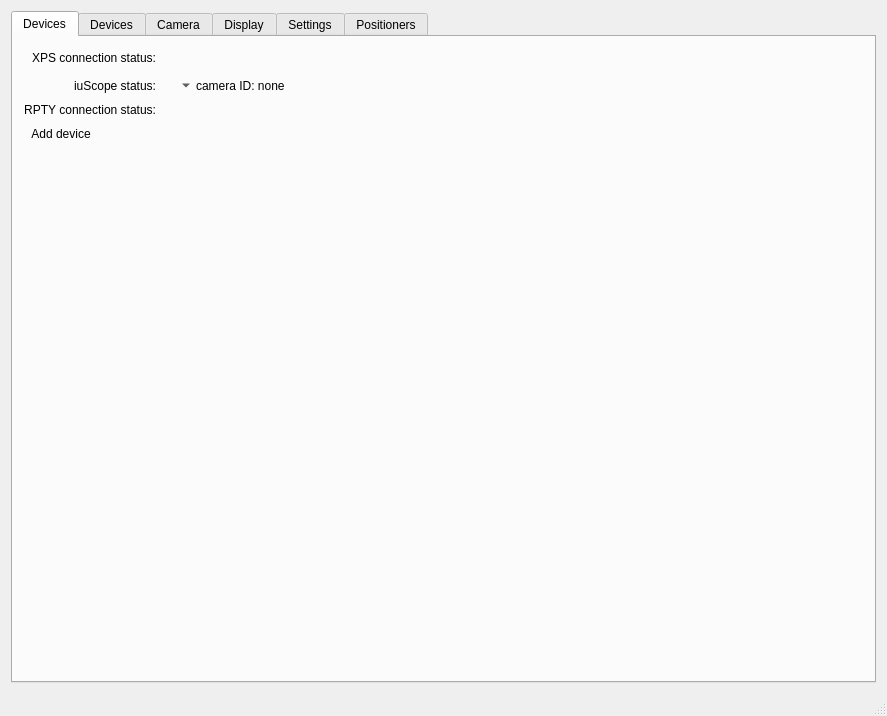
<?xml version="1.0" encoding="UTF-8"?>
<ui version="4.0">
 <class>MainWindow</class>
 <widget class="QMainWindow" name="MainWindow">
  <property name="geometry">
   <rect>
    <x>0</x>
    <y>0</y>
    <width>887</width>
    <height>716</height>
   </rect>
  </property>
  <property name="sizePolicy">
   <sizepolicy hsizetype="Preferred" vsizetype="Preferred">
    <horstretch>0</horstretch>
    <verstretch>0</verstretch>
   </sizepolicy>
  </property>
  <property name="windowTitle">
   <string>MainWindow</string>
  </property>
  <widget class="QWidget" name="centralWidget">
   <property name="enabled">
    <bool>true</bool>
   </property>
   <property name="sizePolicy">
    <sizepolicy hsizetype="Expanding" vsizetype="Expanding">
     <horstretch>0</horstretch>
     <verstretch>0</verstretch>
    </sizepolicy>
   </property>
   <layout class="QVBoxLayout" name="verticalLayout">
    <item>
     <widget class="QTabWidget" name="tabWidget">
      <property name="enabled">
       <bool>true</bool>
      </property>
      <property name="sizePolicy">
       <sizepolicy hsizetype="Expanding" vsizetype="Expanding">
        <horstretch>0</horstretch>
        <verstretch>0</verstretch>
       </sizepolicy>
      </property>
      <property name="font">
       <font>
        <weight>50</weight>
        <bold>false</bold>
       </font>
      </property>
      <property name="autoFillBackground">
       <bool>false</bool>
      </property>
      <property name="tabPosition">
       <enum>QTabWidget::North</enum>
      </property>
      <property name="tabShape">
       <enum>QTabWidget::Rounded</enum>
      </property>
      <property name="currentIndex">
       <number>0</number>
      </property>
      <property name="elideMode">
       <enum>Qt::ElideNone</enum>
      </property>
      <property name="usesScrollButtons">
       <bool>true</bool>
      </property>
      <property name="documentMode">
       <bool>false</bool>
      </property>
      <property name="tabsClosable">
       <bool>false</bool>
      </property>
      <property name="movable">
       <bool>false</bool>
      </property>
      <widget class="QWidget" name="tab_dev_old">
       <property name="contextMenuPolicy">
        <enum>Qt::DefaultContextMenu</enum>
       </property>
       <attribute name="title">
        <string>Devices</string>
       </attribute>
       <layout class="QGridLayout" name="gridLayout_2">
        <item row="2" column="1">
         <widget class="QLabel" name="si_RPTY">
          <property name="maximumSize">
           <size>
            <width>26</width>
            <height>26</height>
           </size>
          </property>
          <property name="text">
           <string/>
          </property>
          <property name="pixmap">
           <pixmap resource="../icons/icon.qrc">:/emblem-nowrite.svg</pixmap>
          </property>
          <property name="scaledContents">
           <bool>true</bool>
          </property>
         </widget>
        </item>
        <item row="1" column="3">
         <layout class="QHBoxLayout" name="horizontalLayout">
          <item>
           <widget class="QToolButton" name="cam1_select">
            <property name="toolTipDuration">
             <number>-1</number>
            </property>
            <property name="inputMethodHints">
             <set>Qt::ImhNone</set>
            </property>
            <property name="text">
             <string>camera ID: none</string>
            </property>
            <property name="popupMode">
             <enum>QToolButton::InstantPopup</enum>
            </property>
            <property name="toolButtonStyle">
             <enum>Qt::ToolButtonTextBesideIcon</enum>
            </property>
            <property name="autoRaise">
             <bool>true</bool>
            </property>
            <property name="arrowType">
             <enum>Qt::DownArrow</enum>
            </property>
           </widget>
          </item>
          <item>
           <spacer name="horizontalSpacer">
            <property name="orientation">
             <enum>Qt::Horizontal</enum>
            </property>
            <property name="sizeHint" stdset="0">
             <size>
              <width>40</width>
              <height>20</height>
             </size>
            </property>
           </spacer>
          </item>
         </layout>
        </item>
        <item row="0" column="3">
         <spacer name="horizontalSpacer_2">
          <property name="orientation">
           <enum>Qt::Horizontal</enum>
          </property>
          <property name="sizeHint" stdset="0">
           <size>
            <width>40</width>
            <height>20</height>
           </size>
          </property>
         </spacer>
        </item>
        <item row="1" column="0">
         <widget class="QLabel" name="label_7">
          <property name="text">
           <string>iuScope status:</string>
          </property>
          <property name="alignment">
           <set>Qt::AlignRight|Qt::AlignTrailing|Qt::AlignVCenter</set>
          </property>
         </widget>
        </item>
        <item row="0" column="0">
         <widget class="QLabel" name="label_6">
          <property name="text">
           <string>XPS connection status:</string>
          </property>
          <property name="alignment">
           <set>Qt::AlignRight|Qt::AlignTrailing|Qt::AlignVCenter</set>
          </property>
         </widget>
        </item>
        <item row="0" column="1">
         <widget class="QLabel" name="si_XPS">
          <property name="sizePolicy">
           <sizepolicy hsizetype="Preferred" vsizetype="Preferred">
            <horstretch>0</horstretch>
            <verstretch>0</verstretch>
           </sizepolicy>
          </property>
          <property name="minimumSize">
           <size>
            <width>0</width>
            <height>0</height>
           </size>
          </property>
          <property name="maximumSize">
           <size>
            <width>26</width>
            <height>26</height>
           </size>
          </property>
          <property name="baseSize">
           <size>
            <width>0</width>
            <height>0</height>
           </size>
          </property>
          <property name="text">
           <string/>
          </property>
          <property name="pixmap">
           <pixmap resource="../icons/icon.qrc">:/emblem-nowrite.svg</pixmap>
          </property>
          <property name="scaledContents">
           <bool>true</bool>
          </property>
          <property name="alignment">
           <set>Qt::AlignCenter</set>
          </property>
         </widget>
        </item>
        <item row="1" column="1">
         <widget class="QLabel" name="si_iuScope">
          <property name="maximumSize">
           <size>
            <width>26</width>
            <height>26</height>
           </size>
          </property>
          <property name="baseSize">
           <size>
            <width>0</width>
            <height>0</height>
           </size>
          </property>
          <property name="text">
           <string/>
          </property>
          <property name="pixmap">
           <pixmap resource="../icons/icon.qrc">:/emblem-nowrite.svg</pixmap>
          </property>
          <property name="scaledContents">
           <bool>true</bool>
          </property>
         </widget>
        </item>
        <item row="2" column="0">
         <widget class="QLabel" name="label_13">
          <property name="text">
           <string>RPTY connection status:</string>
          </property>
          <property name="alignment">
           <set>Qt::AlignRight|Qt::AlignTrailing|Qt::AlignVCenter</set>
          </property>
         </widget>
        </item>
        <item row="3" column="0">
         <widget class="QToolButton" name="toolButton">
          <property name="text">
           <string>Add device</string>
          </property>
          <property name="icon">
           <iconset resource="../icons/icon.qrc">
            <normaloff>:/edit-add.svg</normaloff>:/edit-add.svg</iconset>
          </property>
          <property name="toolButtonStyle">
           <enum>Qt::ToolButtonTextBesideIcon</enum>
          </property>
          <property name="autoRaise">
           <bool>true</bool>
          </property>
          <property name="arrowType">
           <enum>Qt::NoArrow</enum>
          </property>
         </widget>
        </item>
        <item row="4" column="1">
         <spacer name="verticalSpacer_2">
          <property name="orientation">
           <enum>Qt::Vertical</enum>
          </property>
          <property name="sizeHint" stdset="0">
           <size>
            <width>0</width>
            <height>0</height>
           </size>
          </property>
         </spacer>
        </item>
       </layout>
      </widget>
      <widget class="QWidget" name="tab_dev">
       <attribute name="title">
        <string>Devices</string>
       </attribute>
      </widget>
      <widget class="QWidget" name="tab_camera">
       <property name="sizePolicy">
        <sizepolicy hsizetype="Preferred" vsizetype="Preferred">
         <horstretch>0</horstretch>
         <verstretch>0</verstretch>
        </sizepolicy>
       </property>
       <attribute name="title">
        <string>Camera</string>
       </attribute>
       <layout class="QGridLayout" name="gridLayout_5">
        <property name="sizeConstraint">
         <enum>QLayout::SetDefaultConstraint</enum>
        </property>
        <item row="1" column="0">
         <widget class="QSlider" name="sl_expo">
          <property name="sizePolicy">
           <sizepolicy hsizetype="Expanding" vsizetype="Fixed">
            <horstretch>0</horstretch>
            <verstretch>0</verstretch>
           </sizepolicy>
          </property>
          <property name="minimum">
           <number>10000</number>
          </property>
          <property name="maximum">
           <number>10000000</number>
          </property>
          <property name="singleStep">
           <number>100</number>
          </property>
          <property name="pageStep">
           <number>1000</number>
          </property>
          <property name="orientation">
           <enum>Qt::Horizontal</enum>
          </property>
          <property name="tickPosition">
           <enum>QSlider::NoTicks</enum>
          </property>
         </widget>
        </item>
        <item row="1" column="2">
         <widget class="QLabel" name="lab_expo">
          <property name="minimumSize">
           <size>
            <width>200</width>
            <height>0</height>
           </size>
          </property>
          <property name="text">
           <string>Exposure: 44.2 us</string>
          </property>
         </widget>
        </item>
        <item row="0" column="0">
         <widget class="mtlabel" name="camera_stream">
          <property name="sizePolicy">
           <sizepolicy hsizetype="Expanding" vsizetype="Expanding">
            <horstretch>0</horstretch>
            <verstretch>0</verstretch>
           </sizepolicy>
          </property>
          <property name="minimumSize">
           <size>
            <width>10</width>
            <height>10</height>
           </size>
          </property>
          <property name="mouseTracking">
           <bool>false</bool>
          </property>
          <property name="frameShape">
           <enum>QFrame::Box</enum>
          </property>
          <property name="frameShadow">
           <enum>QFrame::Plain</enum>
          </property>
          <property name="text">
           <string/>
          </property>
          <property name="scaledContents">
           <bool>false</bool>
          </property>
         </widget>
        </item>
        <item row="0" column="2">
         <layout class="QVBoxLayout" name="verticalLayout_3" stretch="0,0,0,0,0,0,0,0,0,0,0,0,0,0,0,0">
          <property name="spacing">
           <number>5</number>
          </property>
          <property name="rightMargin">
           <number>0</number>
          </property>
          <item>
           <widget class="QPushButton" name="btm_kill">
            <property name="layoutDirection">
             <enum>Qt::LeftToRight</enum>
            </property>
            <property name="autoFillBackground">
             <bool>false</bool>
            </property>
            <property name="inputMethodHints">
             <set>Qt::ImhNone</set>
            </property>
            <property name="text">
             <string>Kill</string>
            </property>
           </widget>
          </item>
          <item>
           <widget class="QPushButton" name="btn_home">
            <property name="sizePolicy">
             <sizepolicy hsizetype="Minimum" vsizetype="Fixed">
              <horstretch>0</horstretch>
              <verstretch>0</verstretch>
             </sizepolicy>
            </property>
            <property name="text">
             <string>Home</string>
            </property>
           </widget>
          </item>
          <item>
           <widget class="QPushButton" name="btn_focus">
            <property name="text">
             <string>Focus</string>
            </property>
           </widget>
          </item>
          <item>
           <widget class="QPushButton" name="btn_calXY">
            <property name="text">
             <string>CalibrateXY</string>
            </property>
           </widget>
          </item>
          <item>
           <widget class="QPushButton" name="btn_depthdmap">
            <property name="text">
             <string>Depth Map</string>
            </property>
           </widget>
          </item>
          <item>
           <widget class="QPushButton" name="btn_wrtingTest">
            <property name="text">
             <string>TestWrite</string>
            </property>
           </widget>
          </item>
          <item>
           <widget class="Line" name="line">
            <property name="orientation">
             <enum>Qt::Horizontal</enum>
            </property>
           </widget>
          </item>
          <item>
           <widget class="QLabel" name="label_8">
            <property name="text">
             <string>X sensitivity:</string>
            </property>
           </widget>
          </item>
          <item>
           <widget class="QSlider" name="sl_xsens">
            <property name="sizePolicy">
             <sizepolicy hsizetype="Minimum" vsizetype="Fixed">
              <horstretch>0</horstretch>
              <verstretch>0</verstretch>
             </sizepolicy>
            </property>
            <property name="minimum">
             <number>1</number>
            </property>
            <property name="maximum">
             <number>1000</number>
            </property>
            <property name="orientation">
             <enum>Qt::Horizontal</enum>
            </property>
           </widget>
          </item>
          <item>
           <widget class="QLabel" name="label_9">
            <property name="text">
             <string>Y sensitivity:</string>
            </property>
           </widget>
          </item>
          <item>
           <widget class="QSlider" name="sl_ysens">
            <property name="sizePolicy">
             <sizepolicy hsizetype="Minimum" vsizetype="Fixed">
              <horstretch>0</horstretch>
              <verstretch>0</verstretch>
             </sizepolicy>
            </property>
            <property name="minimum">
             <number>1</number>
            </property>
            <property name="maximum">
             <number>1000</number>
            </property>
            <property name="orientation">
             <enum>Qt::Horizontal</enum>
            </property>
           </widget>
          </item>
          <item>
           <widget class="QLabel" name="label_14">
            <property name="text">
             <string>Z sensitivity:</string>
            </property>
           </widget>
          </item>
          <item>
           <widget class="QSlider" name="sl_zsens">
            <property name="sizePolicy">
             <sizepolicy hsizetype="Minimum" vsizetype="Fixed">
              <horstretch>0</horstretch>
              <verstretch>0</verstretch>
             </sizepolicy>
            </property>
            <property name="minimum">
             <number>1</number>
            </property>
            <property name="maximum">
             <number>1000</number>
            </property>
            <property name="orientation">
             <enum>Qt::Horizontal</enum>
            </property>
           </widget>
          </item>
          <item>
           <widget class="QPushButton" name="btn_save_img">
            <property name="text">
             <string>Save Image</string>
            </property>
           </widget>
          </item>
          <item>
           <widget class="QFrame" name="frame">
            <property name="frameShape">
             <enum>QFrame::StyledPanel</enum>
            </property>
            <property name="frameShadow">
             <enum>QFrame::Raised</enum>
            </property>
            <layout class="QGridLayout" name="gridLayout_8">
             <item row="5" column="1">
              <widget class="QDoubleSpinBox" name="sb_PBurnArray_dotlst">
               <property name="decimals">
                <number>1</number>
               </property>
               <property name="minimum">
                <double>0.200000000000000</double>
               </property>
               <property name="maximum">
                <double>1000000.000000000000000</double>
               </property>
               <property name="value">
                <double>10.000000000000000</double>
               </property>
              </widget>
             </item>
             <item row="4" column="1">
              <widget class="QDoubleSpinBox" name="sb_PBurnArray_dotfst">
               <property name="decimals">
                <number>1</number>
               </property>
               <property name="minimum">
                <double>0.200000000000000</double>
               </property>
               <property name="maximum">
                <double>1000000.000000000000000</double>
               </property>
               <property name="singleStep">
                <double>1.000000000000000</double>
               </property>
               <property name="value">
                <double>10.000000000000000</double>
               </property>
              </widget>
             </item>
             <item row="1" column="1">
              <widget class="QDoubleSpinBox" name="sb_PBurnArray_spacing">
               <property name="decimals">
                <number>5</number>
               </property>
               <property name="minimum">
                <double>0.010000000000000</double>
               </property>
               <property name="maximum">
                <double>1000.000000000000000</double>
               </property>
               <property name="value">
                <double>20.000000000000000</double>
               </property>
              </widget>
             </item>
             <item row="2" column="0">
              <widget class="QLabel" name="label_5">
               <property name="text">
                <string>X grid (N):</string>
               </property>
              </widget>
             </item>
             <item row="4" column="0">
              <widget class="QLabel" name="label_17">
               <property name="text">
                <string>dot(1) exp(ms):</string>
               </property>
              </widget>
             </item>
             <item row="0" column="1">
              <widget class="QPushButton" name="btn_PBurnArray">
               <property name="text">
                <string>Burn Array</string>
               </property>
              </widget>
             </item>
             <item row="3" column="0">
              <widget class="QLabel" name="label_16">
               <property name="text">
                <string>Y grid (M):</string>
               </property>
              </widget>
             </item>
             <item row="5" column="0">
              <widget class="QLabel" name="label_18">
               <property name="text">
                <string>dot(M*N) exp.:</string>
               </property>
              </widget>
             </item>
             <item row="2" column="1">
              <widget class="QSpinBox" name="sb_PBurnArray_xgrid">
               <property name="minimum">
                <number>1</number>
               </property>
               <property name="maximum">
                <number>1000</number>
               </property>
               <property name="value">
                <number>10</number>
               </property>
              </widget>
             </item>
             <item row="3" column="1">
              <widget class="QSpinBox" name="sb_PBurnArray_ygrid">
               <property name="minimum">
                <number>1</number>
               </property>
               <property name="maximum">
                <number>1000</number>
               </property>
               <property name="value">
                <number>10</number>
               </property>
              </widget>
             </item>
             <item row="1" column="0">
              <widget class="QLabel" name="label_4">
               <property name="text">
                <string>Spacing (um):</string>
               </property>
              </widget>
             </item>
            </layout>
           </widget>
          </item>
          <item>
           <spacer name="verticalSpacer_3">
            <property name="orientation">
             <enum>Qt::Vertical</enum>
            </property>
            <property name="sizeType">
             <enum>QSizePolicy::Expanding</enum>
            </property>
            <property name="sizeHint" stdset="0">
             <size>
              <width>0</width>
              <height>10</height>
             </size>
            </property>
           </spacer>
          </item>
         </layout>
        </item>
        <item row="2" column="0">
         <widget class="QLabel" name="lbl_position">
          <property name="text">
           <string>Position:</string>
          </property>
         </widget>
        </item>
       </layout>
      </widget>
      <widget class="QWidget" name="tab_dis">
       <property name="enabled">
        <bool>true</bool>
       </property>
       <attribute name="title">
        <string>Display</string>
       </attribute>
      </widget>
      <widget class="QWidget" name="tab_settings">
       <attribute name="title">
        <string>Settings</string>
       </attribute>
       <layout class="QGridLayout" name="gridLayout">
        <item row="1" column="0">
         <layout class="QVBoxLayout" name="verticalLayout_2" stretch="0,0">
          <property name="spacing">
           <number>10</number>
          </property>
          <item>
           <layout class="QGridLayout" name="gridLayout_3">
            <property name="bottomMargin">
             <number>0</number>
            </property>
            <item row="2" column="1">
             <widget class="QLineEdit" name="e_xps_xyz">
              <property name="text">
               <string>NAME</string>
              </property>
              <property name="alignment">
               <set>Qt::AlignCenter</set>
              </property>
             </widget>
            </item>
            <item row="1" column="0">
             <widget class="QLabel" name="label_2">
              <property name="text">
               <string>XPS port:</string>
              </property>
             </widget>
            </item>
            <item row="0" column="1">
             <widget class="QLineEdit" name="e_xps_ip">
              <property name="text">
               <string>255.255.255.255</string>
              </property>
              <property name="alignment">
               <set>Qt::AlignCenter</set>
              </property>
             </widget>
            </item>
            <item row="2" column="0">
             <widget class="QLabel" name="label_3">
              <property name="text">
               <string>XYZ group name:</string>
              </property>
             </widget>
            </item>
            <item row="7" column="1">
             <widget class="QLineEdit" name="e_rpty_ip">
              <property name="text">
               <string>255.255.255.255</string>
              </property>
              <property name="alignment">
               <set>Qt::AlignCenter</set>
              </property>
             </widget>
            </item>
            <item row="8" column="1">
             <widget class="QSpinBox" name="e_rpty_port">
              <property name="alignment">
               <set>Qt::AlignCenter</set>
              </property>
              <property name="maximum">
               <number>65535</number>
              </property>
              <property name="value">
               <number>9999</number>
              </property>
             </widget>
            </item>
            <item row="1" column="1">
             <widget class="QSpinBox" name="e_xps_port">
              <property name="alignment">
               <set>Qt::AlignCenter</set>
              </property>
              <property name="maximum">
               <number>65535</number>
              </property>
              <property name="value">
               <number>9999</number>
              </property>
             </widget>
            </item>
            <item row="6" column="0">
             <widget class="Line" name="line_3">
              <property name="orientation">
               <enum>Qt::Horizontal</enum>
              </property>
             </widget>
            </item>
            <item row="0" column="0">
             <widget class="QLabel" name="label">
              <property name="minimumSize">
               <size>
                <width>0</width>
                <height>0</height>
               </size>
              </property>
              <property name="text">
               <string>XPS IP address:</string>
              </property>
             </widget>
            </item>
            <item row="7" column="0">
             <widget class="QLabel" name="label_11">
              <property name="text">
               <string>RPTY IP address:</string>
              </property>
             </widget>
            </item>
            <item row="3" column="1">
             <widget class="QSpinBox" name="e_xps_timeout">
              <property name="alignment">
               <set>Qt::AlignCenter</set>
              </property>
              <property name="minimum">
               <number>1</number>
              </property>
              <property name="maximum">
               <number>10000</number>
              </property>
              <property name="singleStep">
               <number>1</number>
              </property>
              <property name="value">
               <number>9999</number>
              </property>
             </widget>
            </item>
            <item row="3" column="0">
             <widget class="QLabel" name="label_15">
              <property name="text">
               <string>Keepalive (msec):</string>
              </property>
             </widget>
            </item>
            <item row="8" column="0">
             <widget class="QLabel" name="label_12">
              <property name="text">
               <string>RPTY port:</string>
              </property>
             </widget>
            </item>
            <item row="9" column="0">
             <widget class="QLabel" name="label_10">
              <property name="text">
               <string>Keepalive (msec):</string>
              </property>
             </widget>
            </item>
            <item row="9" column="1">
             <widget class="QSpinBox" name="e_rpty_timeout">
              <property name="alignment">
               <set>Qt::AlignCenter</set>
              </property>
              <property name="minimum">
               <number>1</number>
              </property>
              <property name="maximum">
               <number>10000</number>
              </property>
              <property name="singleStep">
               <number>1</number>
              </property>
              <property name="value">
               <number>9999</number>
              </property>
             </widget>
            </item>
            <item row="1" column="2">
             <spacer name="horizontalSpacer_3">
              <property name="orientation">
               <enum>Qt::Horizontal</enum>
              </property>
              <property name="sizeHint" stdset="0">
               <size>
                <width>40</width>
                <height>20</height>
               </size>
              </property>
             </spacer>
            </item>
            <item row="0" column="2">
             <widget class="QLabel" name="e_xps_ip_resolved">
              <property name="text">
               <string/>
              </property>
             </widget>
            </item>
            <item row="5" column="1">
             <layout class="QGridLayout" name="gridLayout_7">
              <item row="1" column="5">
               <spacer name="horizontalSpacer_5">
                <property name="orientation">
                 <enum>Qt::Horizontal</enum>
                </property>
                <property name="sizeHint" stdset="0">
                 <size>
                  <width>2</width>
                  <height>20</height>
                 </size>
                </property>
               </spacer>
              </item>
              <item row="0" column="1">
               <widget class="QPushButton" name="btn_X_dec">
                <property name="sizePolicy">
                 <sizepolicy hsizetype="Minimum" vsizetype="Fixed">
                  <horstretch>0</horstretch>
                  <verstretch>0</verstretch>
                 </sizepolicy>
                </property>
                <property name="minimumSize">
                 <size>
                  <width>0</width>
                  <height>0</height>
                 </size>
                </property>
                <property name="text">
                 <string>&lt;</string>
                </property>
               </widget>
              </item>
              <item row="0" column="4">
               <widget class="QPushButton" name="btn_X_inc">
                <property name="text">
                 <string>&gt;</string>
                </property>
               </widget>
              </item>
              <item row="0" column="2">
               <widget class="QPushButton" name="btn_X_min">
                <property name="text">
                 <string>set X min</string>
                </property>
               </widget>
              </item>
              <item row="0" column="3">
               <widget class="QPushButton" name="btn_X_max">
                <property name="text">
                 <string>set X max</string>
                </property>
               </widget>
              </item>
              <item row="1" column="3">
               <widget class="QPushButton" name="btn_Y_max">
                <property name="text">
                 <string>set Y max</string>
                </property>
               </widget>
              </item>
              <item row="1" column="1">
               <widget class="QPushButton" name="btn_Y_dec">
                <property name="text">
                 <string>&lt;</string>
                </property>
               </widget>
              </item>
              <item row="1" column="2">
               <widget class="QPushButton" name="btn_Y_min">
                <property name="text">
                 <string>set Y min</string>
                </property>
               </widget>
              </item>
              <item row="1" column="4">
               <widget class="QPushButton" name="btn_Y_inc">
                <property name="text">
                 <string>&gt;</string>
                </property>
               </widget>
              </item>
              <item row="2" column="1">
               <widget class="QPushButton" name="btn_Z_dec">
                <property name="text">
                 <string>&lt;</string>
                </property>
               </widget>
              </item>
              <item row="2" column="3">
               <widget class="QPushButton" name="btn_Z_max">
                <property name="text">
                 <string>set Z max</string>
                </property>
               </widget>
              </item>
              <item row="2" column="4">
               <widget class="QPushButton" name="btn_Z_inc">
                <property name="text">
                 <string>&gt;</string>
                </property>
               </widget>
              </item>
              <item row="2" column="2">
               <widget class="QPushButton" name="btn_Z_min">
                <property name="text">
                 <string>set Z min</string>
                </property>
               </widget>
              </item>
              <item row="1" column="0">
               <spacer name="horizontalSpacer_6">
                <property name="orientation">
                 <enum>Qt::Horizontal</enum>
                </property>
                <property name="sizeHint" stdset="0">
                 <size>
                  <width>2</width>
                  <height>20</height>
                 </size>
                </property>
               </spacer>
              </item>
             </layout>
            </item>
            <item row="7" column="2">
             <widget class="QLabel" name="e_rpty_ip_resolved">
              <property name="text">
               <string/>
              </property>
             </widget>
            </item>
           </layout>
          </item>
          <item>
           <layout class="QGridLayout" name="gridLayout_4"/>
          </item>
         </layout>
        </item>
        <item row="3" column="0">
         <spacer name="verticalSpacer">
          <property name="orientation">
           <enum>Qt::Vertical</enum>
          </property>
          <property name="sizeHint" stdset="0">
           <size>
            <width>20</width>
            <height>40</height>
           </size>
          </property>
         </spacer>
        </item>
       </layout>
      </widget>
      <widget class="QWidget" name="tab_positioners">
       <property name="autoFillBackground">
        <bool>false</bool>
       </property>
       <attribute name="title">
        <string>Positioners</string>
       </attribute>
      </widget>
     </widget>
    </item>
   </layout>
  </widget>
  <widget class="QStatusBar" name="statusBar"/>
 </widget>
 <layoutdefault spacing="6" margin="11"/>
 <customwidgets>
  <customwidget>
   <class>mtlabel</class>
   <extends>QLabel</extends>
   <header>GUI/mainwindow.h</header>
  </customwidget>
 </customwidgets>
 <resources>
  <include location="../icons/icon.qrc"/>
 </resources>
 <connections/>
</ui>
